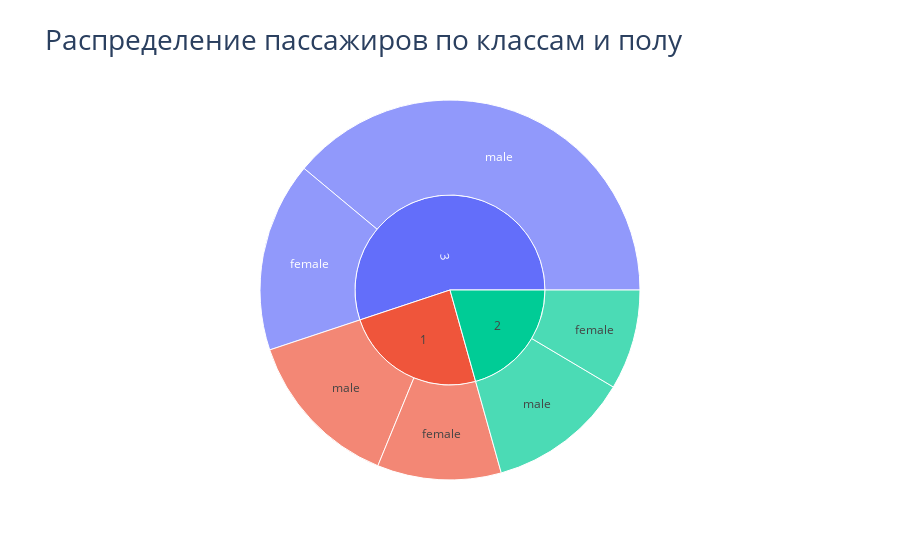

Notebook source saved alongside this figure:
### Markdown cell above
**Постройте интерактивный sunburst plot (визуализация иерархических данных) с помощью plotly. На первом уровне иерархии - количество пассажиров в каждом из классов, а на втором количество женщин/мужчин в этом классе**

### Code cell
# Подготовка данных
sunburst_data = train_df.groupby(['Pclass', 'Sex']).size().reset_index(name='count')

# Построение графика
fig = px.sunburst(
    sunburst_data,
    path=['Pclass', 'Sex'],
    values='count',
    title='Распределение пассажиров по классам и полу'
)
fig.update_layout(title_font_size=28)
fig.show()

### Figure 1 — Plotly figure (JSON) as saved in the notebook; plotly's stock layout.template omitted (floating-point values rounded to 4 significant figures)
{"data": [{"branchvalues": "total", "domain": {"x": [0, 1], "y": [0, 1]}, "hovertemplate": "labels=%{label}<br>count=%{value}<br>parent=%{parent}<br>id=%{id}<extra></extra>", "ids": ["1/female", "2/female", "3/female", "1/male", "2/male", "3/male", "1", "2", "3"], "labels": ["female", "female", "female", "male", "male", "male", "1", "2", "3"], "name": "", "parents": ["1", "2", "3", "1", "2", "3", "", "", ""], "type": "sunburst", "values": [94, 76, 144, 122, 108, 347, 216, 184, 491]}], "layout": {"legend": {"tracegroupgap": 0}, "title": {"font": {"size": 28}, "text": "Распределение пассажиров по классам и полу"}}}
